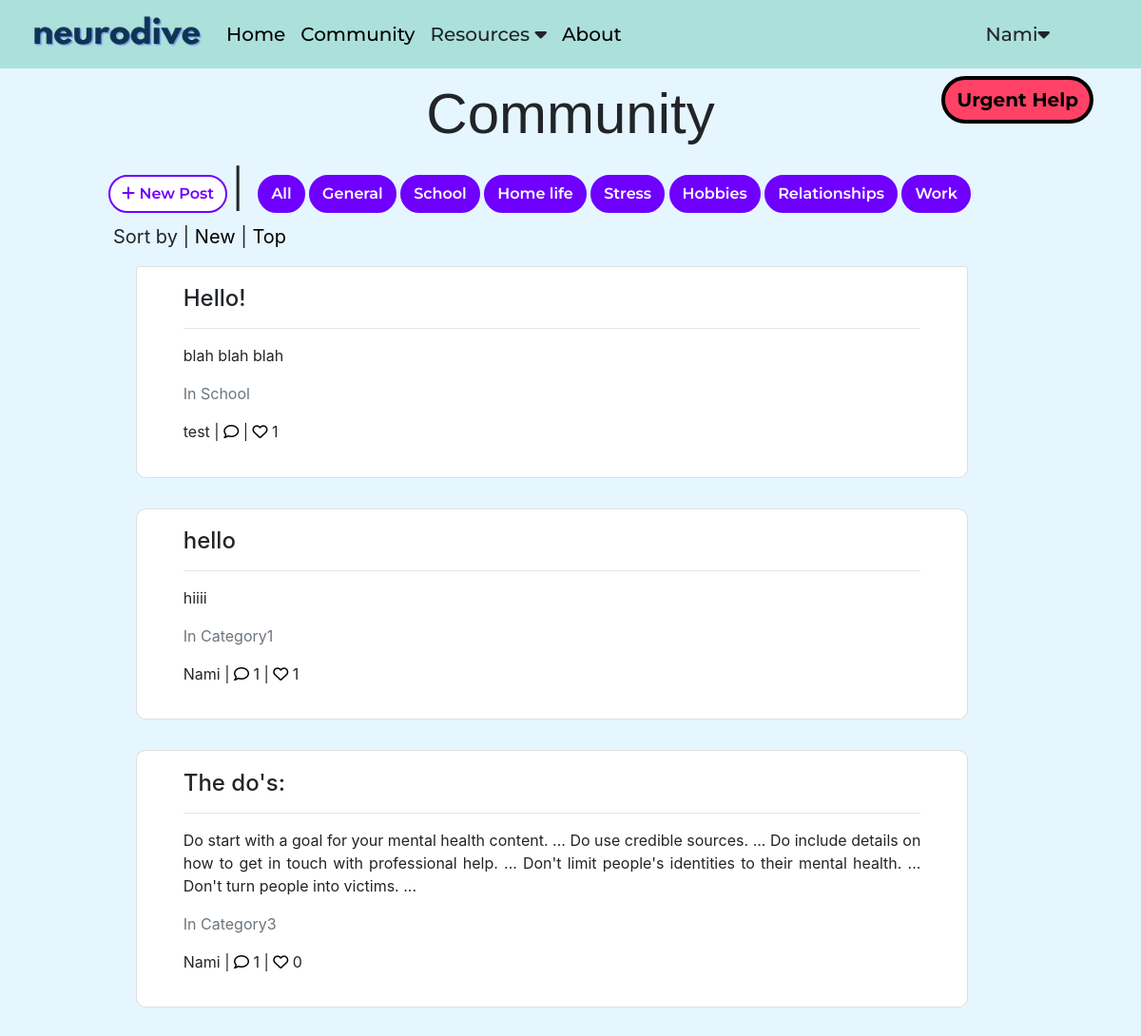
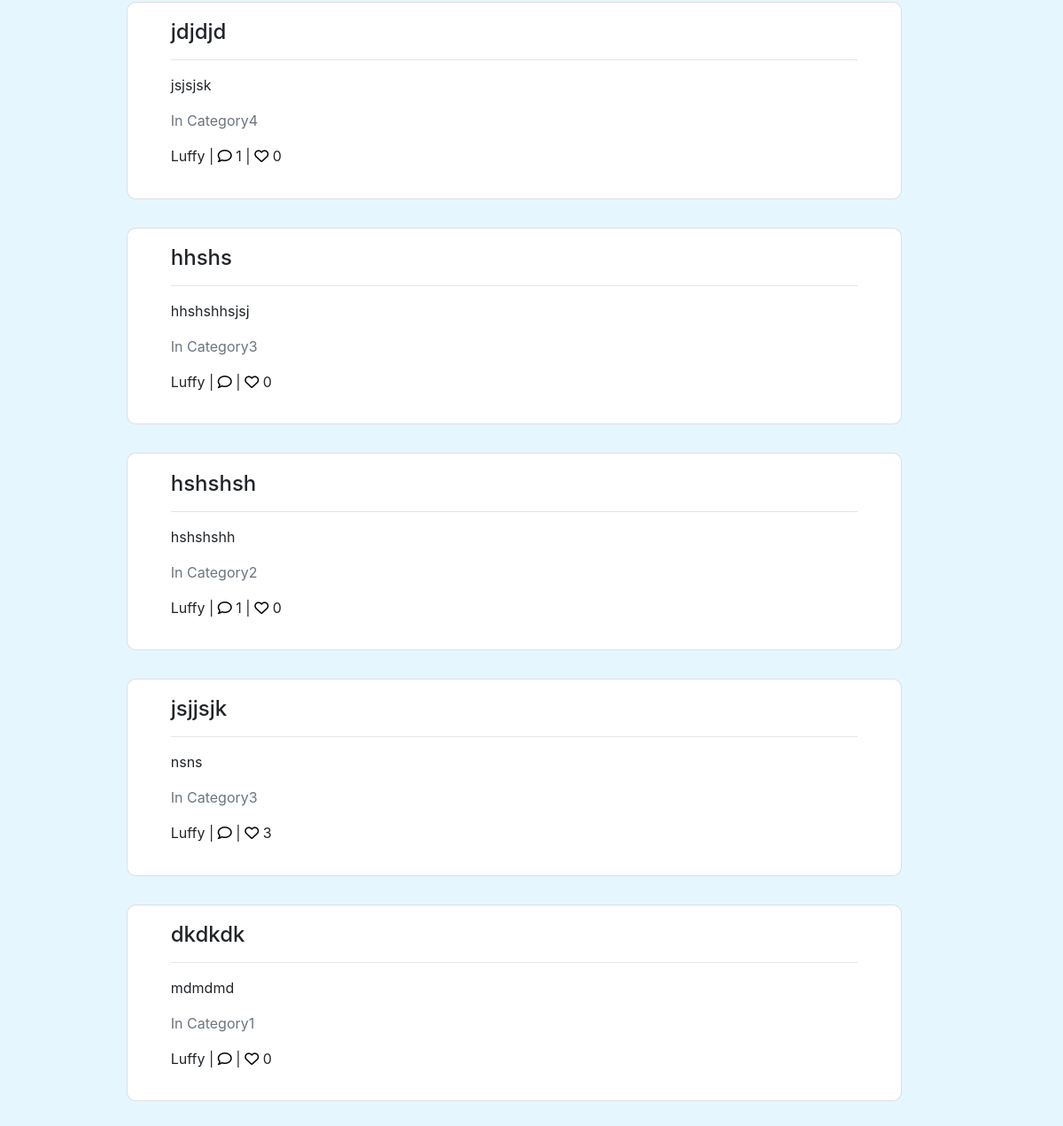
The page /community (signed in) on the database its author committed (2 pictures, top to bottom).
### app.py (models this page shows)
class User(db.Model):
    id = db.Column(db.Integer, primary_key=True)
    email = db.Column(db.String(120),unique=True,nullable=False)
    name = db.Column(db.String(120), nullable=False)
    username = db.Column(db.String(80), unique=True, nullable=False)
    dob = db.Column(db.Date, nullable=True)  # Assuming date of birth is a date field
    password_hash = db.Column(db.String(120), nullable=False)

class Post(db.Model):
    id = db.Column(db.Integer, primary_key=True)
    title = db.Column(db.String(255), nullable=False)
    content = db.Column(db.Text, nullable=False)
    category = db.Column(db.String(50), nullable=False)
    user_id = db.Column(db.Integer, db.ForeignKey('user.id'), nullable=False)
    user = db.relationship('User', backref=db.backref('posts', lazy=True))
    timestamp = db.Column(db.DateTime, default=datetime.utcnow, nullable=False)
    likes = db.relationship('Like', backref='post', lazy=True)

### app.py (the view, shortened to what this page needs)
@app.route('/community', methods=['GET', 'POST'])
def community():
    if 'user' not in session:
        flash('Please log in to access this page.', 'error')
        return redirect(url_for('login'))
    current_user = session['user']
    user_id = current_user.get('id')
    user = User.query.get(user_id)
    username = user.username if user else None
    predefined_categories = [
        ('General', 'General'),
        ('School', 'School'),
        ('Home life', 'Home life'),
        ('Hobbies', 'Hobbies'),
        ('Stress', 'Stress'),
        ('Relationships', 'Relationships'),
        ('Work', 'Work'),
    ]
    categories = request.args.getlist('category')
    if categories:
        filters = [Post.category == category for category in categories]
        posts_query = Post.query.filter(or_(*filters))
    else:
        posts_query = Post.query
    sort_by = request.args.get('sort_by')
    if sort_by == 'likes':
        posts_query = posts_query.outerjoin(Like).group_by(Post.id).order_by(db.func.count(Like.id).desc())
    else:
        posts_query = posts_query.order_by(Post.timestamp.desc())
    posts = posts_query.all()
    post_form = PostForm()
    return render_template('community.html', current_user=current_user, username=username,
                            posts=posts, post_form=post_form, predefined_categories=predefined_categories)

### templates/community.html (shortened to what this page needs)
{% extends 'main_layout.html' %}
{% block content %}
<div class="container community" style="padding: 7%">
    <a href="{{ url_for('urgenthelp') }}"><button class="btn my-2 my-sm-0 Urgenthelpbtn" type="button">Urgent Help</button></a>
    <h1 >Community</h1>
    <button type="button" class="btn createPostBtn" data-toggle="modal" data-target="#createPostModal">
        <i class="fas fa-plus"></i> New Post
    </button>
    <Span style="font-size: 40px; position: relative; top:5px">|</Span>
    <div style="display: inline-block; margin-left: 10px;">
        <a class="btn filterBtn" href="{{ url_for('community', category=['General','School','Home life','Stress','Hobbies','Relationships', "Work"]) }}">All</a>
        <a class="btn filterBtn" href="{{ url_for('community', category='General') }}">General</a>
        <a class="btn filterBtn" href="{{ url_for('community', category='School') }}">School</a>
        <a class="btn filterBtn" href="{{ url_for('community', category='Home life') }}">Home life</a>
        <a class="btn filterBtn" href="{{ url_for('community', category='Stress') }}">Stress</a>
        <a class="btn filterBtn" href="{{ url_for('community', category='Hobbies') }}">Hobbies</a>
        <a class="btn filterBtn" href="{{ url_for('community', category='Relationships') }}">Relationships</a>
        <a class="btn filterBtn" href="{{ url_for('community', category='Work') }}">Work</a>
    </div>
    <div style="margin-left: 5px; margin-top: 10px; font-size: 20px; " class="sort_by">
        <p>
            Sort by <Span> |</Span>
            <a href="{{ url_for('community', sort_by='time') }}" style="color: #000; text-decoration: none" class="sort_by_a">New</a>
            <Span> |</Span>
            <a href="{{ url_for('community', sort_by='likes') }}" style="color: #000; text-decoration: none" class="sort_by_a">Top</a>
        </p>
    </div>
    <div >
        {% if posts %}
        <ul class="list-group">
            {% for post in posts %}
    <li class="list-group-item post">
        <h4>{{ post.title }}</h4>
        <hr>
        <p>{{ post.content }}</p>
        <p class="text-muted"> In {{ post.category }}</p>
        <p >{{ post.user.username }} <span class="pading:5px">|</span>
            <a href="{{ url_for('view_and_add_comments', post_id=post.id) }}" style=" color: #000;">
                <i class="far fa-comment"></i>
            </a>
            {% set comment_count = post.comments | length %}
            {% if comment_count %}
            <span>{{ comment_count }}</span>
            {% endif %}
            <span class="pading:5px">|</span>
            <span>
                {% if current_user %}
                <a href="#" onclick="likePost({{ post.id }})" style=" color: #000;">
                    <i class="far fa-heart"></i>
                </a>
            {% endif %}
            {{ post.likes|length }}</span>
        </p>
    </li>
    {% endfor %}
        </ul>
        {% else %}
        <p>No posts available.</p>
        {% endif %}
    </div>
</div>
{% endblock %}

### templates/main_layout.html (shortened to what this page needs)
<!DOCTYPE html>
<html lang="en">
<head>
    <link rel="stylesheet" href="https://cdn.jsdelivr.net/npm/bootstrap@4.0.0/dist/css/bootstrap.min.css"
>
    <link rel="stylesheet" href="../static/css/style.css">
</head>
<body>
    <Section>
        <nav class="navbar fixed-top navbar-expand-lg ">
            <a class="navbar-brand" href="#">
                <img src="../static/img/neurodive_logo.png" alt="" width="184" height="42" class="logo">
            </a>
            <div class="collapse navbar-collapse" id="navbarSupportedContent">
                <ul class="navbar-nav mr-auto">
                    <li class="nav-item">
                        <a class="nav-link" href="{{ url_for('home') }}">Home</a>
                    </li>
                    <li class="nav-item">
                        <a class="nav-link" href="{{ url_for('community') }}">Community</a>
                    </li>
                    <li class="nav-item dropdown">
                        <a class="dropbtn nav-link">Resources <i class="fas fa-caret-down"></i></a>
                    </li>
                    <li class="nav-item">
                        <a class="nav-link " href="{{url_for('About')}}">About</a>
                    </li>
                </ul>
                {% if current_user %}
                <div class="dropdown" style="margin-right: 50px;">
                    <a class="dropbtn nav-link" > {{ username }}<i class="fas fa-caret-down"></i></a>
                </div>
                {% else %}
                <a href="{{ url_for('login') }}"><button class="btn my-2 my-sm-0 loginbtn"
                        type="button">login</button></a> {% endif %}
            </div>
        </nav>
    </Section>
    {% block content %} {% endblock %}
</body>
</html>

### static/css/style.css (style rules this page uses)
* { padding: 0; margin: 0; }
:root { --green:#ACE1DB; --blue:#E6F6FF; --purple:#6F00FF }
body { background-color: #E6F6FF; text-align: justify; }
.logo { border: 0px solid; border-radius: 25px; }
.navbar { background-color: #ACE1DB; padding: 10px 30px; font-family: "Montserrat", sans-serif; font-weight: 500; }
.nav-link { color: black; font-size: 20px; }
.Urgenthelpbtn { background-color: #FF4266; border: 4px solid black; border-radius: 25px; font-family: "Montserrat", sans-serif; font-weight: 700; font-size: 20px; margin-left: 90%; z-index: 1; position: fixed; top: 80px; right: 50px; }
.createPostBtn { background-color: #ffff; color: #6F00FF; border: 2px solid #6F00FF; border-radius: 25px; font-family: "Montserrat", sans-serif; font-weight: 600; }
.filterBtn { background-color: #6F00FF; color: #ffff; border: 2px solid #6F00FF; border-radius: 25px; font-family: "Montserrat", sans-serif; font-weight: 600; }
.post { width: 90%; padding: 2% 5%; background-color: #ffffff; border-radius: 10px; margin-left: 3%; }
.community h1 { font-family: "Red Hat Display", sans-serif; text-align: center; font-size: 60px; }
.dropdown { position: relative; display: inline-block; }

### rows shown on the page
User: username "Nami"
Post: title "Hello!", content "blah blah blah", category "School", user.username "test", likes|length "1"
Post: title "hello", content "hiiii", category "Category1", user.username "Nami", comment_count "1", likes|length "1"
Post: title "The do's:", content "Do start with a goal for your mental health content. ... Do use credible sources. ... Do include details on how to get in touch with professional help. ... Don't limit people's identities to their mental health. ... Don't turn people into victims. ...", category "Category3", user.username "Nami", comment_count "1", likes|length "0"
Post: title "jdjdjd", content "jsjsjsk", category "Category4", user.username "Luffy", user "1", likes|length "0"
Post: title "hhshs", content "hhshshhsjsj", category "Category3", user.username "Luffy", likes|length "0"
Post: title "hshshsh", content "hshshshh", category "Category2", user.username "Luffy", user "1", likes|length "0"
Post: title "jsjjsjk", content "nsns", category "Category3", user.username "Luffy", likes|length "3"
Post: title "dkdkdk", content "mdmdmd", category "Category1", user.username "Luffy", likes|length "0"
